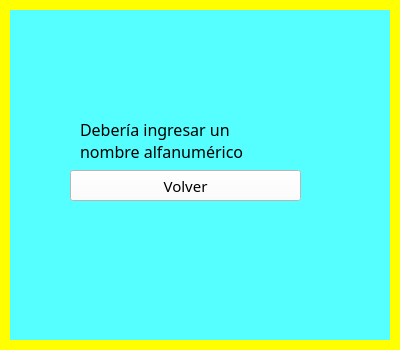
<?xml version="1.0" encoding="UTF-8"?>
<ui version="4.0">
 <class>VentanaDeError</class>
 <widget class="QWidget" name="VentanaDeError">
  <property name="geometry">
   <rect>
    <x>0</x>
    <y>0</y>
    <width>400</width>
    <height>350</height>
   </rect>
  </property>
  <property name="minimumSize">
   <size>
    <width>400</width>
    <height>350</height>
   </size>
  </property>
  <property name="maximumSize">
   <size>
    <width>400</width>
    <height>350</height>
   </size>
  </property>
  <property name="windowTitle">
   <string>Form</string>
  </property>
  <widget class="QLabel" name="foto_homero">
   <property name="geometry">
    <rect>
     <x>10</x>
     <y>10</y>
     <width>380</width>
     <height>330</height>
    </rect>
   </property>
   <property name="styleSheet">
    <string notr="true">background-color: rgb(85, 255, 255);</string>
   </property>
   <property name="text">
    <string/>
   </property>
  </widget>
  <widget class="QLabel" name="fondo_amarillo">
   <property name="geometry">
    <rect>
     <x>0</x>
     <y>0</y>
     <width>400</width>
     <height>350</height>
    </rect>
   </property>
   <property name="styleSheet">
    <string notr="true">background-color: rgb(255, 255, 0);</string>
   </property>
   <property name="text">
    <string/>
   </property>
  </widget>
  <widget class="QLabel" name="label_error">
   <property name="geometry">
    <rect>
     <x>80</x>
     <y>110</y>
     <width>221</width>
     <height>61</height>
    </rect>
   </property>
   <property name="font">
    <font>
     <family>Impact</family>
     <pointsize>12</pointsize>
     <stylestrategy>PreferDefault</stylestrategy>
    </font>
   </property>
   <property name="mouseTracking">
    <bool>false</bool>
   </property>
   <property name="lineWidth">
    <number>1</number>
   </property>
   <property name="text">
    <string>Debería ingresar un 
nombre alfanumérico</string>
   </property>
   <property name="textFormat">
    <enum>Qt::PlainText</enum>
   </property>
   <property name="scaledContents">
    <bool>false</bool>
   </property>
  </widget>
  <widget class="QPushButton" name="boton_volver">
   <property name="geometry">
    <rect>
     <x>70</x>
     <y>170</y>
     <width>231</width>
     <height>31</height>
    </rect>
   </property>
   <property name="font">
    <font>
     <family>Impact</family>
     <pointsize>11</pointsize>
    </font>
   </property>
   <property name="styleSheet">
    <string notr="true">background-color: rgb(255, 255, 255);</string>
   </property>
   <property name="text">
    <string>Volver</string>
   </property>
  </widget>
  <zorder>fondo_amarillo</zorder>
  <zorder>foto_homero</zorder>
  <zorder>label_error</zorder>
  <zorder>boton_volver</zorder>
 </widget>
 <resources/>
 <connections/>
</ui>
